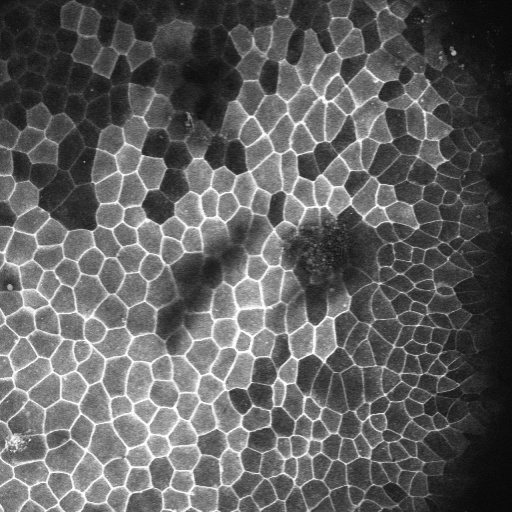
//> input picture a.jpg, 512 x 512 px
$ ./canny ../a.jpg   (built with g++ and OpenCV 4)
//> lines starting //> are read from the running program, lines starting //| are printed output that depends on the picture; after the words box and inside, x2 and y2 are one past the last pixel; in counts of white or black regions, pixels touching at a corner belong together
#include "opencv2/imgproc/imgproc.hpp"
#include "opencv2/highgui/highgui.hpp"
#include <stdlib.h>
#include <stdio.h>

using namespace cv;

/// Global variables

Mat src, src_gray;
Mat dst, detected_edges;

int edgeThresh = 1;
int lowThreshold;
int const max_lowThreshold = 100;
int ratio = 3;
int kernel_size = 3;
char* window_name = "Edge Map";

int smoothing_sigmas;
int const max_smoothing_sigmas = 512;

/**
 * @function CannyThreshold
 * @brief Trackbar callback - Canny thresholds input with a ratio 1:3
 */
void CannyThreshold(int, void*)
{
  /// Reduce noise with a kernel 3x3
  bilateralFilter( src_gray, detected_edges, 9, smoothing_sigmas, smoothing_sigmas);

  /// Canny detector
  Canny( detected_edges, detected_edges, lowThreshold, lowThreshold*ratio, kernel_size );

  /// Using Canny's output as a mask, we display our result
  dst = Scalar::all(0);

  src.copyTo( dst, detected_edges);
  imshow( window_name, dst );
 }


/** @function main */
int main( int argc, char** argv )
{
  /// Load an image
  src = imread( argv[1] );
//> src is the input picture: 512 rows x 512 cols, CV_8UC3; min 7, max 255, mean 95.6

  if( !src.data )
  { return -1; }

  /// Create a matrix of the same type and size as src (for dst)
  dst.create( src.size(), src.type() );

  /// Convert the image to grayscale
  cvtColor( src, src_gray, CV_BGR2GRAY );

  /// Create a window
  namedWindow( window_name, CV_WINDOW_AUTOSIZE );

  /// Create a Trackbar for user to enter threshold
  createTrackbar( "Min Threshold:", window_name, &lowThreshold, max_lowThreshold, CannyThreshold );
//> slider 'Min Threshold:' is set to 20
  createTrackbar( "Smooth Sigma", window_name, &smoothing_sigmas, max_smoothing_sigmas, CannyThreshold );
//> slider 'Smooth Sigma' is set to 100
  createTrackbar( "Smooth Ratio", window_name, &ratio, 50, CannyThreshold );

  /// Show the image
  CannyThreshold(0, 0);
//> in CannyThreshold, `bilateralFilter( src_gray, detected_edges, 9, smoothing_sigmas, smooth..`:
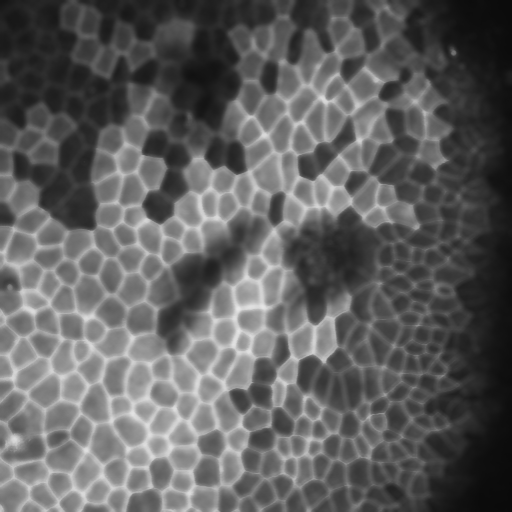
//> detected_edges: 512 rows x 512 cols, CV_8UC1; min 10, max 230, mean 95.3
//> in CannyThreshold, `Canny( detected_edges, detected_edges, lowThreshold, lowThreshold*rati..`:
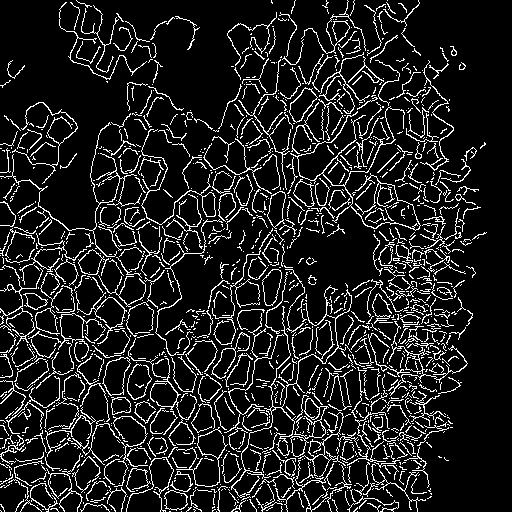
//> detected_edges: 512 rows x 512 cols, CV_8UC1; 12.3% white in thin lines or dots
//> in CannyThreshold, `src.copyTo( dst, detected_edges);`:
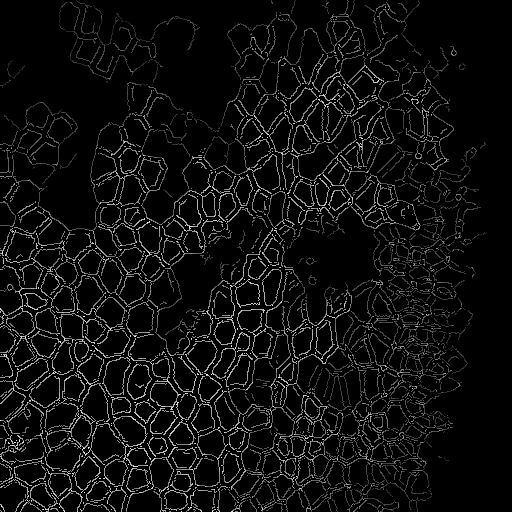
//> dst: 512 rows x 512 cols, CV_8UC3; min 0, max 255, mean 14.5

  /// Wait until user exit program by pressing a key
  waitKey(0);

  return 0;
  }

$ run again, on cafishstack.tif
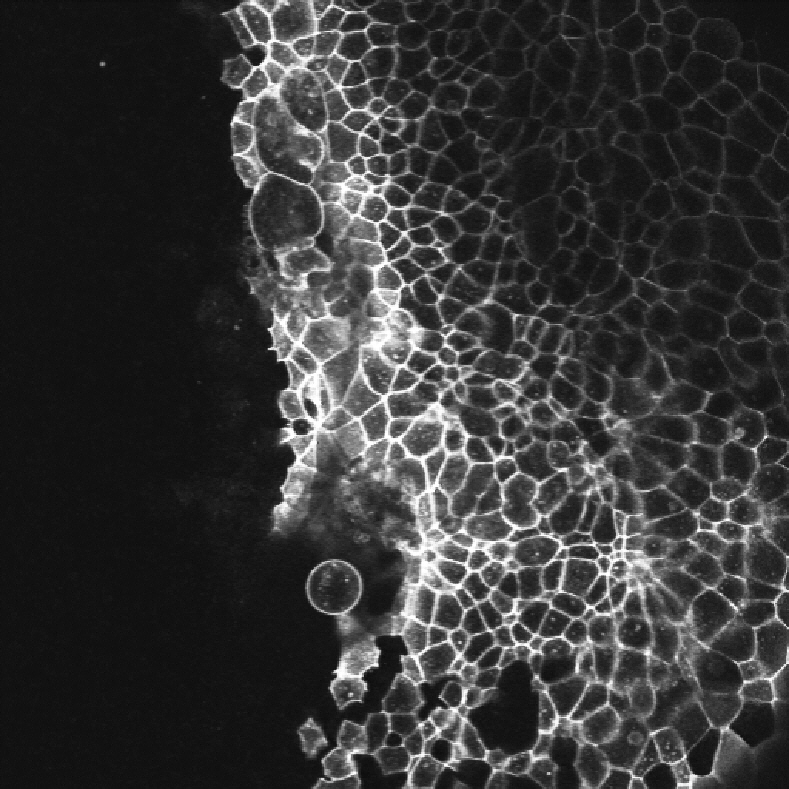
//> input picture cafishstack.tif, 789 x 789 px
//> src is the input picture: 789 rows x 789 cols, CV_8UC3; min 9, max 255, mean 54
//> in CannyThreshold, `Canny( detected_edges, detected_edges, lowThreshold, lowThreshold*rati..`:
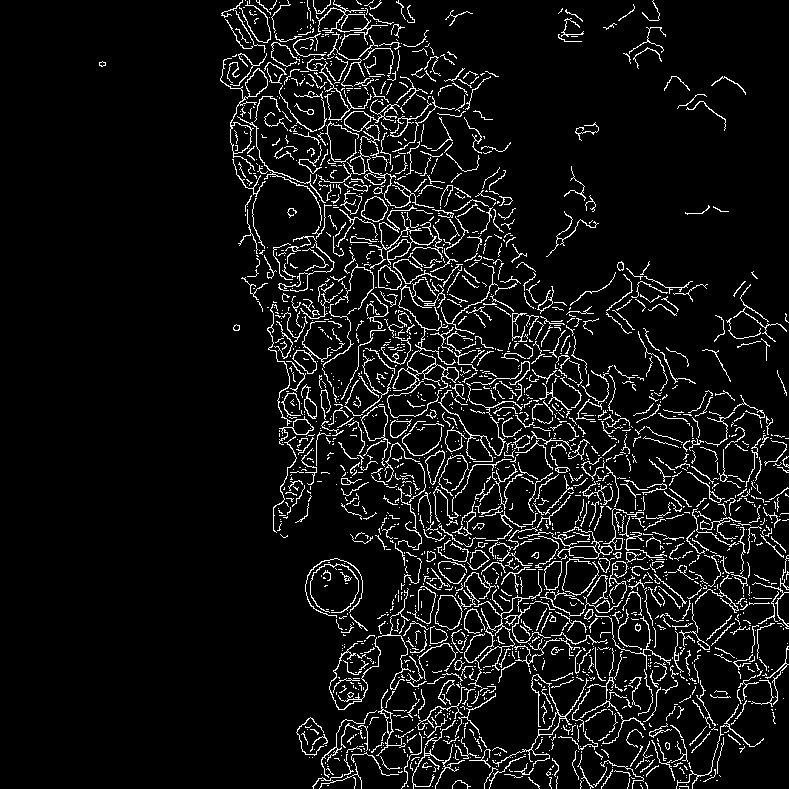
//> detected_edges: 789 rows x 789 cols, CV_8UC1; 7.3% white in thin lines or dots, all inside (x1, y1, x2, y2) = (99, 0, 789, 789)
//> in CannyThreshold, `src.copyTo( dst, detected_edges);`:
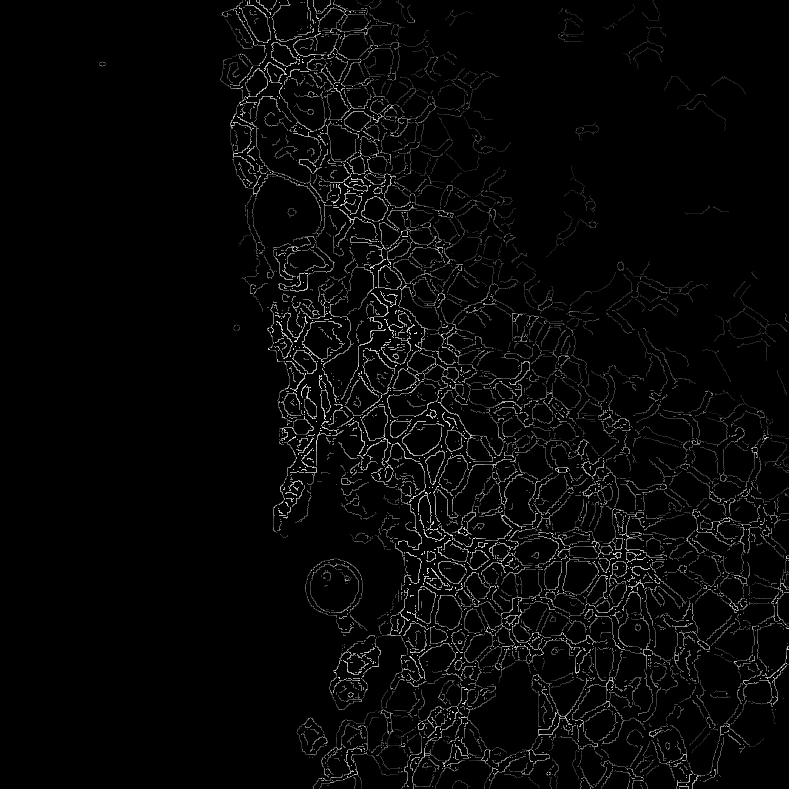
//> dst: 789 rows x 789 cols, CV_8UC3; min 0, max 255, mean 7.4
